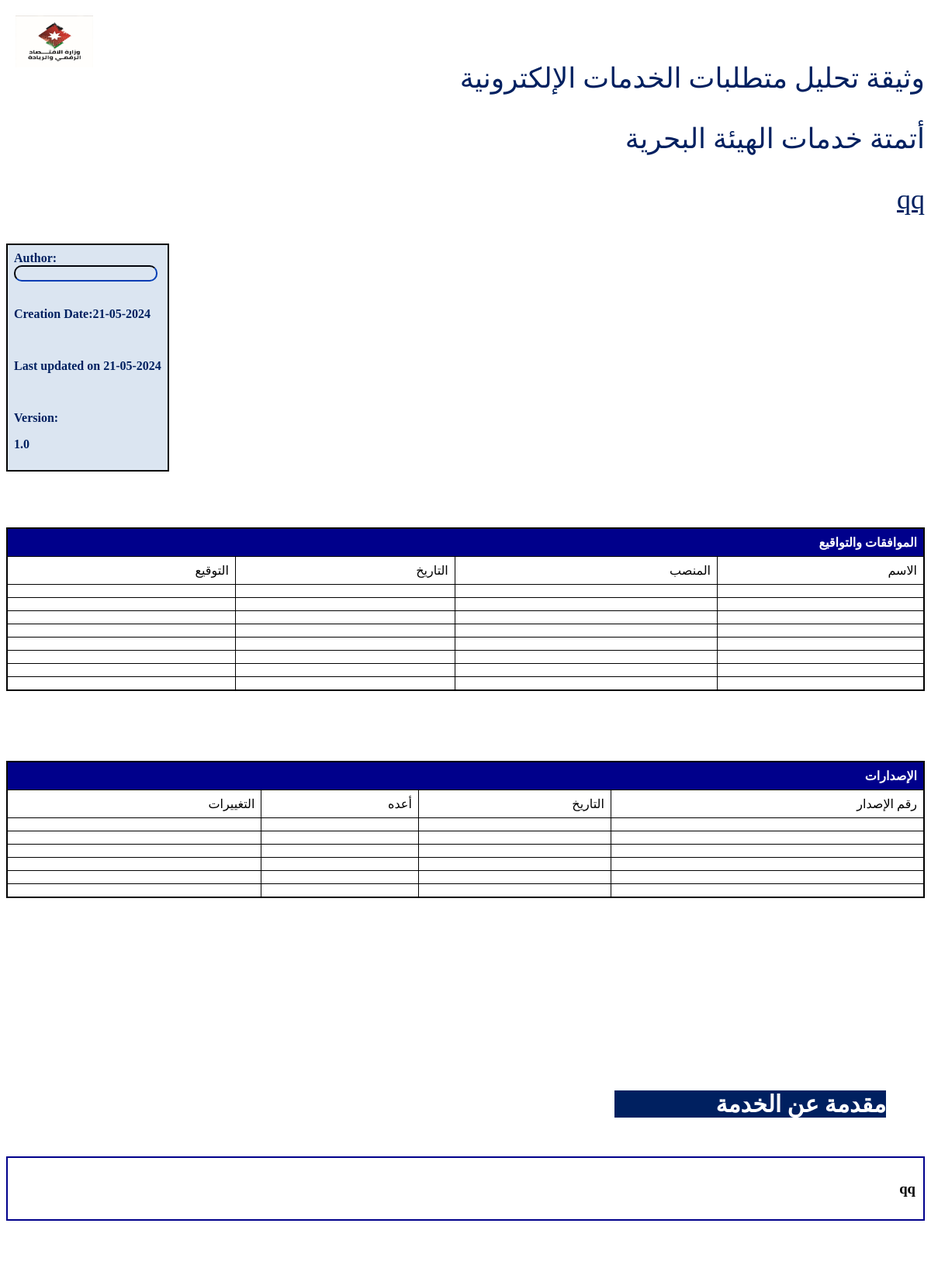
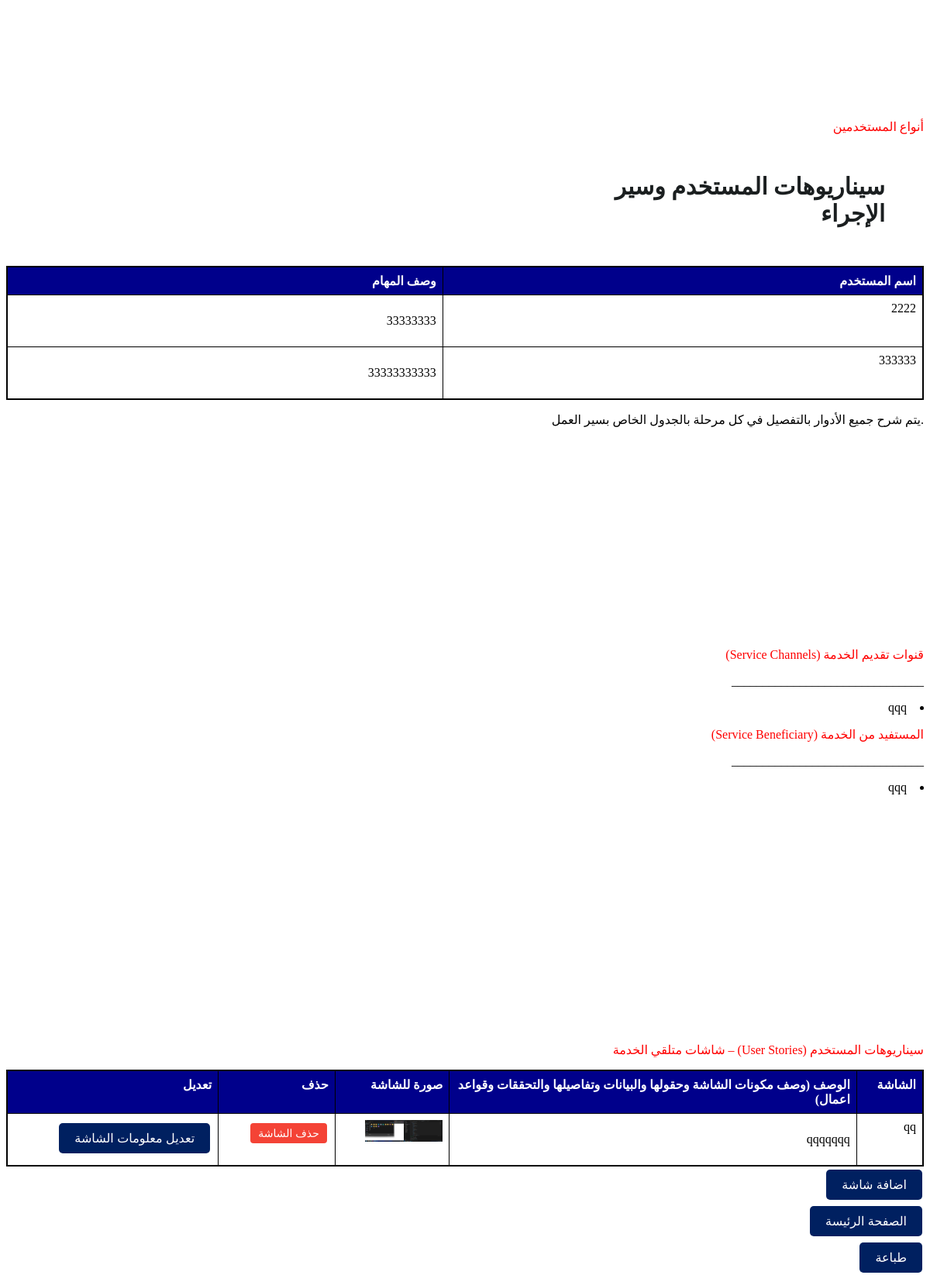
The page /table/1 on the database its author committed (2 pictures, top to bottom).
### app.py (models this page shows)
class Table(db.Model):
    id = db.Column(db.Integer, primary_key=True)
    table_name = db.Column(db.String(100), nullable=False)
    table_description = db.Column(db.Text, nullable=True)
    sector_class = db.Column(db.Text, nullable=True)
    service_place = db.Column(db.Text, nullable=True)
    service_structure = db.Column(db.Text, nullable=True)
    service_type = db.Column(db.Text, nullable=True)
    service_class = db.Column(db.Text, nullable=True)
    fees = db.Column(db.Text, nullable=True)
    fees_description = db.Column(db.Text, nullable=True)
    fees_amount = db.Column(db.Integer, nullable=True)
    fees_payment = db.Column(db.Text, nullable=True)
    general_rules = db.Column(db.Text, nullable=True)
    customer_category = db.Column(db.Text, nullable=True)
    document_name = db.Column(db.Text, nullable=True)
    document_type = db.Column(db.Text, nullable=True)
    document_description = db.Column(db.Text, nullable=True)
    document_rules = db.Column(db.Text, nullable=True)
    document_origin = db.Column(db.Text, nullable=True)
    outputs_name = db.Column(db.Text, nullable=True)
    outputs_type = db.Column(db.Text, nullable=True)
    outputs_description = db.Column(db.Text, nullable=True)
    outputs_rules = db.Column(db.Text, nullable=True)
    outputs_expiry = db.Column(db.Text, nullable=True)
    screens = db.relationship('Screen', backref='table', lazy=True)
    channels = db.relationship('ServiceChannel', secondary='table_channel', backref='tables')
    beneficiaries = db.relationship('ServiceBeneficiary', secondary='table_beneficiary', backref='tables')

class User(db.Model):
    id = db.Column(db.Integer, primary_key=True)
    username = db.Column(db.String(100), nullable=False)
    user_description = db.Column(db.Text, nullable=True)
    screens = db.relationship('Screen', secondary='screen_user', backref='users')

class ServiceChannel(db.Model):
    id = db.Column(db.Integer, primary_key=True)
    channel_name = db.Column(db.String(100), nullable=False)

class ServiceBeneficiary(db.Model):
    id = db.Column(db.Integer, primary_key=True)
    beneficiary_name = db.Column(db.String(100), nullable=False)

class Screen(db.Model):
    id = db.Column(db.Integer, primary_key=True)
    screen_name = db.Column(db.String(100), nullable=False)
    screen_description = db.Column(db.Text, nullable=True)
    screenshot_path = db.Column(db.String(255), nullable=True)
    table_id = db.Column(db.Integer, db.ForeignKey('table.id'), nullable=True)

### app.py (the view)
@app.route('/table/<int:table_id>')
def table_details(table_id):
    table = Table.query.get(table_id)
    screens = Screen.query.filter_by(table_id=table_id).all()
    users = User.query.filter(User.screens.any(table_id=table_id)).all()
    user_descriptions = {}  # Create an empty dictionary to store user descriptions
    for user in users:
        user_description = UserDescription.query.filter_by(user_id=user.id, table_id=table_id).first()
        if user_description:
            user_descriptions[user.id] = user_description.description
    return render_template('table_details.html', table=table, screens=screens, users=users, user_descriptions=user_descriptions)

### templates/table_details.html (shortened to what this page needs)
<!DOCTYPE html>
<html lang="ar">
<head>
    <link rel="stylesheet" href="../static/table.css" />
</head>
<body>
    <img
        src="{{ url_for('static', filename='../static/uploads/logo.jpg') }}"
        alt="Logo"
        class="logo"
    />
    <br />
    <br />
    <p class="title_screen">وثيقة تحليل متطلبات الخدمات الإلكترونية</p>
    <p class="title_screen">أتمتة خدمات الهيئة البحرية</p>
    <p class="title_screen" style="text-decoration: underline"> {{ table.table_name }}</p>
    <div class="author">
        <table class="author">
            <tr>
                <th class="author">Author:<div class="author"><input class="print"></input></div></th>
            </tr>
            <tr>
                <th class="author"><p class="author" id="todayDate"></p></th>
            </tr>
            <tr>
                <th class="author"><p id="lastUpdated"></p></th>
            </tr>
            <tr class="author">
                <th style="direction: ltr;" class="author"><p class="author">  Version: </p><p class="author" id="version">1.0</p>
                </th>
            </tr>
        </table>
    </div>
    <br><br><br><br>
    <table border="1">
        <thead>
            <tr>
                <th colspan="4">الموافقات والتواقيع</th>
            </tr>
            <tr>
                <td>الاسم</td> <td>المنصب</td> <td>التاريخ</td>
                <td>التوقيع</td>
            </tr>
            <tr><td></td><td></td><td></td><td></td></tr>
            <tr><td></td><td></td><td></td><td></td></tr>
            <tr><td></td><td></td><td></td><td></td></tr>
            <tr><td></td><td></td><td></td><td></td></tr>
            <tr><td></td><td></td><td></td><td></td></tr>
            <tr><td></td><td></td><td></td><td></td></tr>
            <tr><td></td><td></td><td></td><td></td></tr>
            <tr><td></td><td></td><td></td><td></td></tr>
        </thead>
    </table>
    <br><br><br><br><br>
    <table>
        <tr>
            <th colspan="4">الإصدارات</th>
        </tr>
        <tr>
            <td>رقم الإصدار</td><td>التاريخ</td> <td>أعده</td><td>التغييرات</td>
        </tr>
        <tr><td></td><td></td><td></td><td></td></tr>
        <tr><td></td><td></td><td></td><td></td></tr>
        <tr><td></td><td></td><td></td><td></td></tr>
        <tr><td></td><td></td><td></td><td></td></tr>
        <tr><td></td><td></td><td></td><td></td></tr>
        <tr><td></td><td></td><td></td><td></td></tr>
    </table>
    <br><br><br><br><br><br><br><br><br><br><br>
    <div class="service_description">
        <h1>مقدمة عن الخدمة</h1>
        <h3>{{ table.table_description |safe }}</h3>
    </div>
    <br><br><br><br><br><br><br><br><br><br><br>
    <div class="users">
        <p style="color: red;">أنواع المستخدمين</p>
        <h1>سيناريوهات المستخدم وسير الإجراء</h1>
        <table>
            <thead>
                <tr>
                    <th>اسم المستخدم</th>
                    <th>وصف المهام</th>
                </tr>
            </thead>
            <tbody>
                {% for user in users %}
                <tr>
                    <td>{{ user.username }}</td>
                    <td>{{ user.user_description | safe }}</td>
                </tr>
                {% endfor %}
            </tbody>
        </table>
    </div>
    <p style="color: black;">.يتم شرح جميع الأدوار بالتفصيل في كل مرحلة بالجدول الخاص بسير العمل</p>
    <br><br><br><br><br><br><br><br><br><br><br><br><br><br>
    <p style="color: red;">قنوات تقديم الخدمة (Service Channels)</p>
    <p>_______________________________</p>
    <ul>
        {% for channel in table.channels %}
        <li>{{ channel.channel_name }}</li>
        {% endfor %}
    </ul>
    <p style="color: red;">المستفيد من الخدمة (Service Beneficiary)</p>
    <p>_______________________________</p>
    <ul>
        {% for beneficiary in table.beneficiaries %}
        <li>{{ beneficiary.beneficiary_name }}</li>
        {% endfor %}
    </ul>
    <br><br><br><br><br><br><br><br><br><br><br><br><br><br><br><br>
    <p style="color: red;">سيناريوهات المستخدم (User Stories) – شاشات متلقي الخدمة </p>
    <table>
        <thead>
            <tr>
                <th>الشاشة</th>
                <th>
                    الوصف (وصف مكونات الشاشة وحقولها والبيانات وتفاصيلها والتحققات
                    وقواعد اعمال)
                </th>
                <th>صورة للشاشة</th>
                <th>حذف</th>
                <th>تعديل</th>
            </tr>
        </thead>
        <tbody>
            {% for screen in table.screens %}
            <tr>
                <td>{{ screen.screen_name }}</td>
                <td style="white-space: nowrap; overflow: auto;"><p>{{ screen.screen_description | safe }}</p></td>
                <td>
                    {% if screen.screenshot_path %}
                    <img
                        src="{{ url_for('static', filename='uploads/' + screen.screenshot_path) }}"
                        alt="Screenshot"
                        style="max-width: 100px; cursor: pointer;"
                        onclick="showEnlarged(this)"
                    />
                    {% else %} No screenshot available {% endif %}
                </td>
                <td>
                    <form
                        action="/delete_screen/{{ screen.id }}"
                        method="post"
                        onsubmit="return confirm('هل انت متاكد من حذف الشاشة؟')"
                    >
                        <button onclick="screenModified()" class="delete" type="submit">حذف الشاشة</button>
                    </form>
                </td>
                <td>
                    <a href="/edit_screen/{{ screen.id }}"
                        ><button onclick="screenModified()">تعديل معلومات الشاشة</button></a
                    >
                </td>
            </tr>
            {% endfor %}
        </tbody>
    </table>
    <a href="/add_screen_to_table/{{ table.id }}"
        ><button onclick="screenModified()">اضافة شاشة</button></a
    >
    <div>
        <a href="/"> <button class="screenspage">الصفحة الرئيسة</button></a>
    </div>
    <div>
        <a href="/print/{{ table.id }}"><button>طباعة</button></a>
    </div>
</body>
</html>

### static/table.css (style rules this page uses)
table { border-collapse: collapse; width: 100%; border: 2px solid black; border-radius: 10px; text-align: right; }
th, td { border: 1px solid black; padding: 8px; text-align: right; max-width: 400px; text-wrap: wrap; height: auto; }
button { background-color: #002060; color: white; border: none; padding: 10px 20px; text-align: center; text-decoration: none; display: inline-block; font-size: 16px; margin: 4px 2px; cursor: pointer; border-radius: 5px; }
* { text-align: right; direction: rtl; }
.logo { position: absolute; top: 20px; left: 20px; width: 100px; height: auto; }
.title_screen { font-size: 36px; color: #002060; }
.author { text-align: left; width: auto; color: #002060; direction: ltr; }
table .author { background-color: #dbe5f1; border-color: #dbe5f1; }
input { background-color: #dbe5f1; border-color: #002060; border-radius: 10px; text-align: right; }
.print { background-color: #dbe5f1; border-color: #002060; border-radius: 10px; text-align: left; }
th { background-color: darkblue; color: white; }
td, tr, th { vertical-align: top; text-align: right; }
.service_description h1 { color: white; background-color: #002060; width: auto; height: auto; text-align: right; }
.service_description h3 { border: 2px solid darkblue; padding: 10px; }
li { text-align: right; }
ul { padding-right: 0; padding-left: 20px; list-style-position: inside; }
table { direction: rtl; }
.delete { background-color: #f44336; color: white; border: none; padding: 5px 10px; text-align: center; text-decoration: none; display: inline-block; font-size: 14px; cursor: pointer; border-radius: 4px; }
h1 { margin: 50px; font-size: 30px; color: #1b1f20; font-weight: 600; max-width: 350px; }

### rows shown on the page
Table: table_name "qq", table_description "qq"
User: username "2222", user_description "33333333"
User: username "333333", user_description "33333333333"
ServiceChannel: channel_name "qqq"
ServiceBeneficiary: beneficiary_name "qqq"
Screen: screen_name "qq", screen_description "qqqqqqq", screenshot_path (picture)
